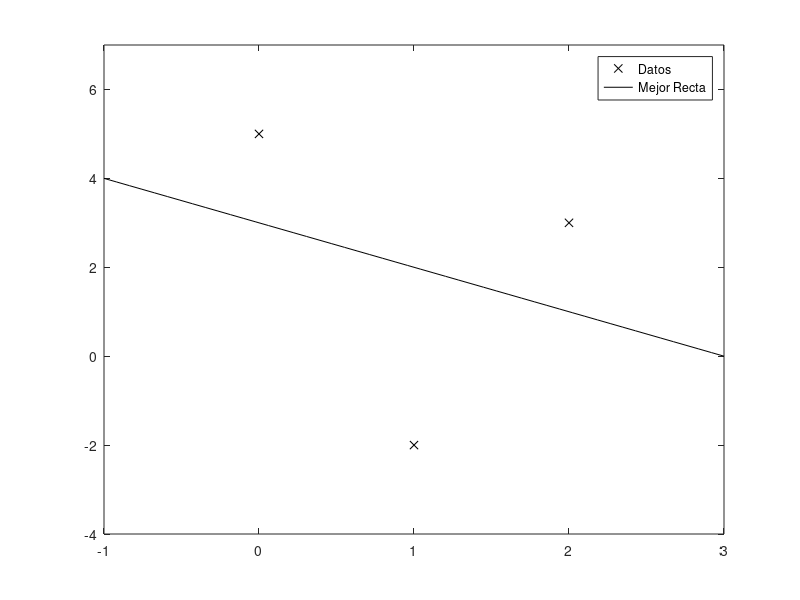

MATLAB code for this plot:
x=[0,1,2];
y=[5,-2,3];
a=polyfit(x,y,1);
z=linspace(-1,3,50);
y1=polyval(a,z);
plot(x,y,'kx',z,y1,'k')
axis([-1,3,-4,7])
legend('Datos','Mejor Recta')
residual=norm(y-polyval(a,x));